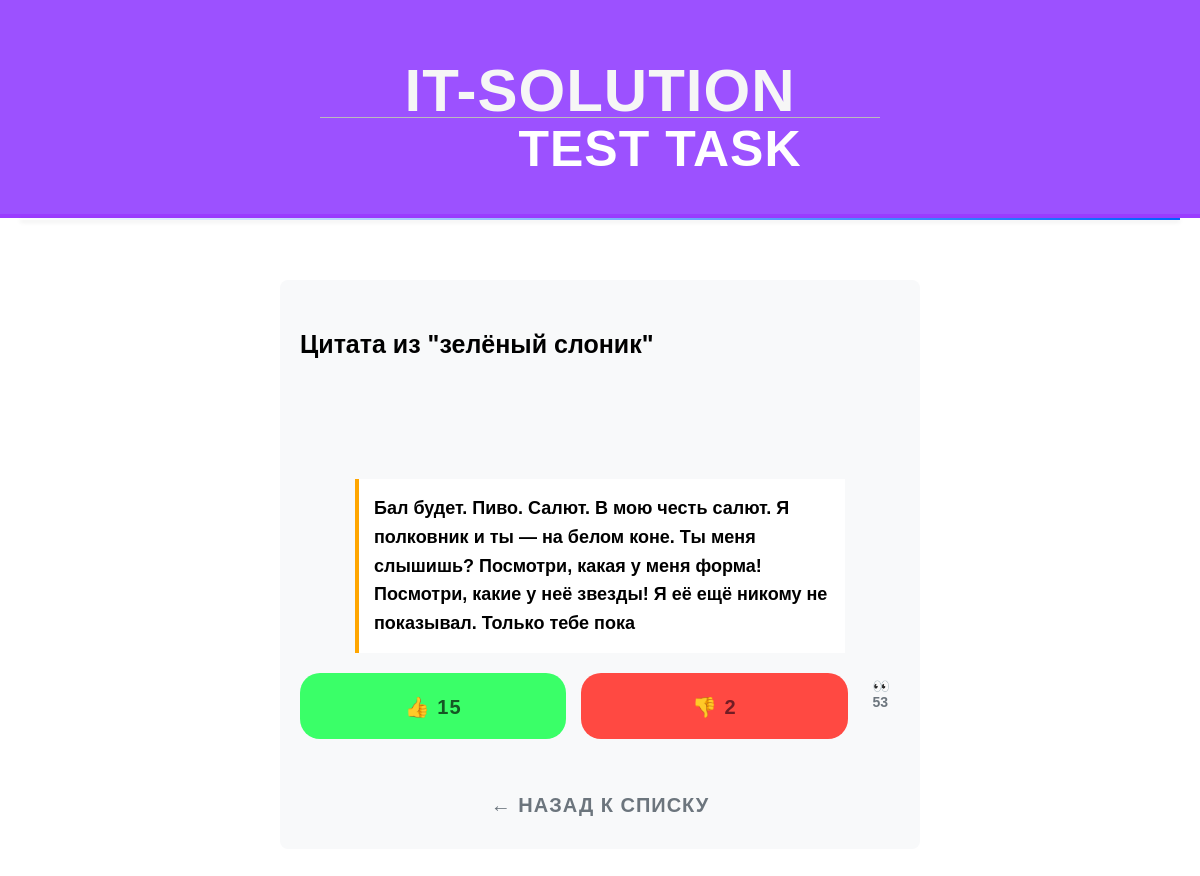
/random_quotes/2/, run on the app's committed database.
### random_quotes/models.py (models this page shows, shortened)
class Quote(models.Model):
    logger.info(f"DB Model")
    text = models.CharField(blank=False, max_length=200, unique=True)
    likes = models.PositiveIntegerField(default=0)
    dislikes = models.PositiveIntegerField(default=0)
    weight = models.FloatField(blank=False)
    views_count = models.BigIntegerField(default=0)
    image = models.ImageField(upload_to='quotes/', blank=True, null=True)
    source = models.ForeignKey(Source, on_delete=models.CASCADE, blank=False, related_name='quotes')
    def save(self, *args, **kwargs):
        if not self.pk and not self.image:
            self.uploadImage()
        super().save(*args, **kwargs)

class Source(models.Model):
    source_name = models.CharField(blank=False, max_length=500, unique=True)
    def __str__(self):
        return self.source_name

### random_quotes/views.py (the view)
# urls.py: path('<int:quote_id>/', views.quote_detail, name='quote_detail'),
def quote_detail(request, quote_id):
    quote = get_object_or_404(Quote, pk=quote_id)
    quote.views_count += 1
    quote.save()
    return render(request, 'random_quotes/detail.html', {'quote': quote})

### random_quotes/templates/random_quotes/detail.html (shortened to what this page needs)
{% extends "base.html" %}
{% block content %}
<div class="quote-detail">
    <h2>Цитата из "{{ quote.source }}"</h2>
    <div class="quote-text">{{ quote.text }}</div>
    <div class="quote-actions">
        <a href="{% url 'like_quote' quote.id %}" class="like-btn">👍 {{ quote.likes }}</a>
        <a href="{% url 'dislike_quote' quote.id %}" class="dislike-btn">👎 {{ quote.dislikes }}</a>
        <span class="views">👀 {{ quote.views_count }}</span>
    </div>
    <a href="{% url 'quote_list' %}" class="back-link">← Назад к списку</a>
</div>
{% endblock %}

### random_quotes/static/random_quotes/css/base.css (style rules this page uses)
body { margin:0; padding:0; font-family: 'Russo One', sans-serif; }
a { color:#fbfbfb; text-decoration:none; font-family: 'Russo One', sans-serif; }
h1, h2, h3, h4, h5 , h6 { font-family: 'Muli', sans-serif; font-weight:normal; }
h2 { font-weight:bold; padding:0 0 100px 0; margin:100px 100px 20px 100px; margin:30px 0 20px; font-family: 'Russo One', sans-serif; font-size:25px; }
.quote-text { flex-grow: 1; font-size: 16px; line-height: 1.5; }
.quote-detail { border-radius: 80px; max-width: 600px; margin: 30px auto; padding: 20px; background: #f8f9fa; border-radius: 8px; }
.quote-text { font-size: 18px; line-height: 1.6; margin: 20px 55px; padding: 15px; background: white; border-left: 4px solid #ffa600; }
.quote-actions { border-radius: 80px; display: flex; gap: 15px; margin: 20px 0; }
body { font-family: 'Lato', sans-serif; }
a { border-radius:20px; display: inline-block; width: 600px; height: 50px; line-height: 52px; font-weight: bold; text-decoration: none; text-align: center; text-transform: uppercase; letter-spacing: 1px; transition: all .35s; white-space: nowrap }
.back-link { display: inline-block; margin-top: 20px; color: #6c757d; }
.like-btn, .dislike-btn { padding: 8px 15px; border-radius: 4px; text-decoration: none; }
.like-btn { border-radius: 20px; background: #3aff68; color: #155724; }
.dislike-btn { border-radius: 20px; background: hsl(2, 100%, 63%); color: #721c24; }
.views { padding: 8px 15px; color: #6c757d; }
.views { padding: 5px 10px; color: #6c757d; font-size: 14px; }

### data on the page
Quote: source "зелёный слоник", text "Бал будет. Пиво. Салют. В мою честь салют. Я полковник и ты — на белом коне. Ты меня слышишь? Посмотри, какая у меня форма! Посмотри, какие у неё звезды! Я её ещё никому не показывал. Только тебе пока", likes "15", dislikes "2", views_count "53"
